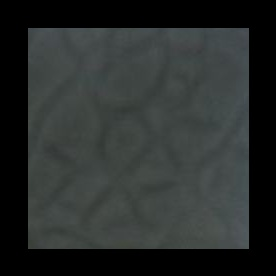
#> input picture runner/scripts/four_test/cropping/crop_001.jpg, 276 x 276 px, given as the content of the folder /home/lsy/gbx_cropping_ws/src/image_tools/raw_images, which was not available
$ python image_cropping_window.py
#> lines starting #> are read from the running program, lines starting #| are printed output that depends on the picture; after the words box and inside, x2 and y2 are one past the last pixel; in counts of white or black regions, pixels touching at a corner belong together
#> in find_square_new, img is the input picture: shape (276, 276, 3); mean B, G, R 44.8, 45.9, 41.9
import cv2
import os
import numpy as np
import shutil

def auto_canny(image, sigma=0.33):
    v = np.median(image)
    lower = int(max(0, (1.0 - sigma) * v))
    upper = int(min(255, (1.0 + sigma) * v))
    return cv2.Canny(image, lower, upper)

def sliding_window_square_search(img, min_size_ratio=0.2, max_size_ratio=0.8, step_ratio=0.1):
    """
    使用滑动窗口搜索正方形区域
    min_size_ratio: 最小窗口尺寸占图片最小边长的比例
    max_size_ratio: 最大窗口尺寸占图片最小边长的比例
    step_ratio: 每次移动的步长占窗口大小的比例
    """
#> called with min_size_ratio = 0.2, max_size_ratio = 0.8, step_ratio = 0.1
    height, width = img.shape[:2]
#> height = 276; width = 276
    min_dim = min(height, width)
#> min_dim = 276

    # 计算最小和最大窗口尺寸
    min_window = int(min_dim * min_size_ratio)
#> min_window = 55
    max_window = int(min_dim * max_size_ratio)
#> max_window = 220

    best_score = -float('inf')
    best_box = None

    # 遍历不同的窗口大小
    for window_size in range(min_window, max_window, int(min_dim * 0.1)):
        step_size = int(window_size * step_ratio)

        # 滑动窗口
        for y in range(0, height - window_size, step_size):
            for x in range(0, width - window_size, step_size):
                # 提取当前窗口
                window = img[y:y + window_size, x:x + window_size]

                # 计算这个窗口的评分
                score = evaluate_square(window)

                if score > best_score:
                    best_score = score
                    best_box = (x, y, window_size, window_size)
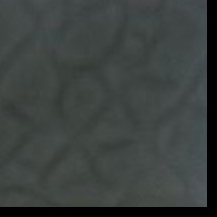
#> window: shape (217, 217, 3); mean B, G, R 63.3, 64.9, 59.4

    return best_box, best_score

def evaluate_square(window):
    """
    评估窗口中可能包含正方形物体的可能性
    """
    try:
        # 转换为灰度图
        gray = cv2.cvtColor(window, cv2.COLOR_BGR2GRAY)

        # 边缘检测
        edges = auto_canny(gray)

        # 查找轮廓
        contours, _ = cv2.findContours(edges, cv2.RETR_EXTERNAL, cv2.CHAIN_APPROX_SIMPLE)

        if not contours:
            return -float('inf')

        # 计算评分标准
        score = 0
        for contour in contours:
            # 计算轮廓面积
            area = cv2.contourArea(contour)
            if area < 100:  # 忽略太小的轮廓
                continue

            # 计算周长
            perimeter = cv2.arcLength(contour, True)

            # 计算形状复杂度
            complexity = perimeter * perimeter / (4 * np.pi * area) if area > 0 else float('inf')

            # 拟合矩形
            rect = cv2.minAreaRect(contour)
            box = cv2.boxPoints(rect)
            box = np.int0(box)
            rect_area = cv2.contourArea(box)

            # 计算矩形度（实际面积与最小外接矩形面积之比）
            rectangularity = area / rect_area if rect_area > 0 else 0

            # 计算宽高比
            w, h = rect[1]
            aspect_ratio = min(w, h) / max(w, h) if max(w, h) > 0 else 0

            # 计算轮廓与图像边界的距离
            x, y, w, h = cv2.boundingRect(contour)
            border_distance = min(x, y, window.shape[1]-x-w, window.shape[0]-y-h)
            border_score = border_distance / min(window.shape[:2])

            # 综合评分
            current_score = (
                    area * 0.3 +  # 面积权重
                    rectangularity * 0.3 +  # 矩形度权重
                    aspect_ratio * 0.2 +  # 宽高比权重
                    (1.0 / complexity) * 0.1 +  # 形状复杂度权重
                    border_score * 0.1  # 边界距离权重
            )

            score = max(score, current_score)

        return score

    except Exception as e:
        print(f"评估过程中出现错误: {str(e)}")
        return -float('inf')

def find_square_new(img_path, debug_folder=None):
    """
    使用新的方法查找并裁剪正方形区域
    """
    img = cv2.imread(img_path)
    if img is None:
        return None, None

    debug_img = img.copy()
    original_img = img.copy()

    # 使用滑动窗口搜索正方形
    best_box, score = sliding_window_square_search(img)

    if best_box is None or score <= 0:
        return None, debug_img

    x, y, w, h = best_box

    # 在调试图像上画出检测到的区域
    cv2.rectangle(debug_img, (x, y), (x + w, y + h), (0, 255, 0), 2)

    # 添加边距进行裁剪
    margin = int(min(w, h) * 0.05)  # 边距为边长的5%
    x = max(0, x - margin)
    y = max(0, y - margin)
    w = min(img.shape[1] - x, w + 2*margin)
    h = min(img.shape[0] - y, h + 2*margin)

    cropped = original_img[y:y+h, x:x+w]

    # 保存调试图像
    if debug_folder:
        base_name = os.path.splitext(os.path.basename(img_path))[0]
        debug_path = os.path.join(debug_folder, f"{base_name}_detected.jpg")
        cv2.imwrite(debug_path, debug_img)

    return cropped, debug_img

def process_folder(input_folder, output_folder, debug_folder, undetected_folder):
    """
    处理整个文件夹中的图片
    """
    os.makedirs(output_folder, exist_ok=True)
    os.makedirs(debug_folder, exist_ok=True)
    os.makedirs(undetected_folder, exist_ok=True)

    total_images = 0
    detected_images = 0

    for filename in os.listdir(input_folder):
        if filename.lower().endswith(('.png', '.jpg', '.jpeg')):
            total_images += 1
            img_path = os.path.join(input_folder, filename)

            print(f"处理图片: {filename}")
            cropped, debug_img = find_square_new(img_path, debug_folder)

            if cropped is not None:
                detected_images += 1
                output_path = os.path.join(output_folder, f"cropped_{filename}")
                cv2.imwrite(output_path, cropped)
                print(f"成功保存裁剪图片: {output_path}")
            else:
                print(f"未检测到正方形框: {filename}")
                undetected_path = os.path.join(undetected_folder, filename)
                shutil.copy2(img_path, undetected_path)
                print(f"已将未检测图片复制到: {undetected_path}")

    detection_rate = (detected_images / total_images) * 100 if total_images > 0 else 0
    print(f"\n检测总结:")
    print(f"总图片数: {total_images}")
    print(f"成功检测数: {detected_images}")
    print(f"检测率: {detection_rate:.2f}%")

def main():
    input_folder = "/home/lsy/gbx_cropping_ws/src/image_tools/raw_images"
    output_folder = "/home/lsy/gbx_cropping_ws/src/image_tools/cropping"
    debug_folder = "/home/lsy/gbx_cropping_ws/src/image_tools/debug"
    undetected_folder = "/home/lsy/gbx_cropping_ws/src/image_tools/undetected"

    process_folder(input_folder, output_folder, debug_folder, undetected_folder)

if __name__ == "__main__":
    main()

$ run again, on runner/scripts/four_test/cropping/reassembled_image.jpg
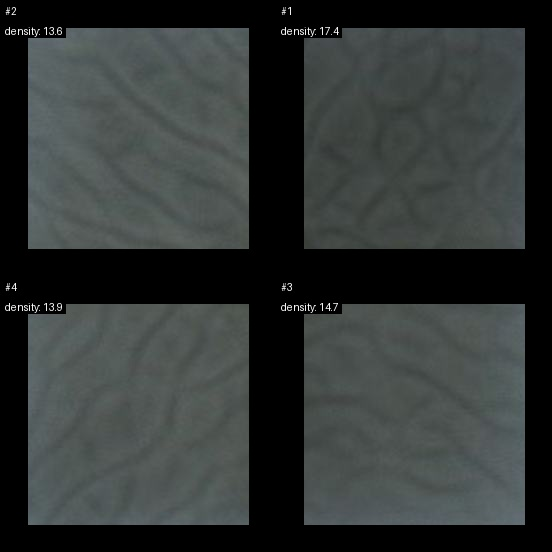
#> input picture runner/scripts/four_test/cropping/reassembled_image.jpg, 552 x 552 px, given as the content of the folder /home/lsy/gbx_cropping_ws/src/image_tools/raw_images, which was not available
#> in find_square_new, img is the input picture: shape (552, 552, 3); mean B, G, R 53.3, 54.2, 49.7
#> after the loop in sliding_window_square_search, `for window_size in range(min_window, max_window, int(min_dim * 0.1)):`:
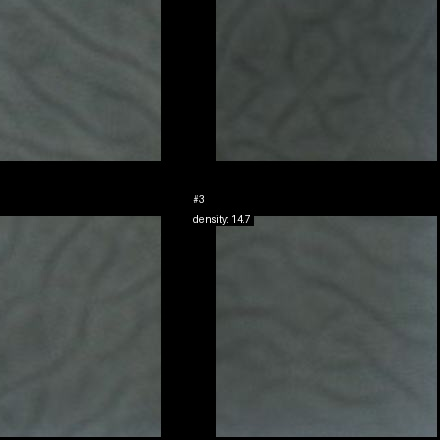
#> window: shape (440, 440, 3); mean B, G, R 61.4, 62.8, 57.7
#> debug_img: shape (552, 552, 3); 1.08% of pixels changed, all inside (x1, y1, x2, y2) = (269, 26, 547, 304)
#> in find_square_new, `cropped = original_img[y:y+h, x:x+w]`:
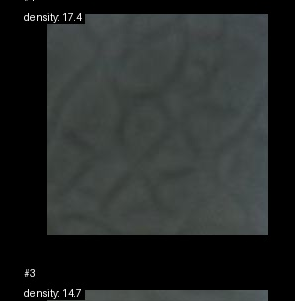
#> cropped: shape (301, 295, 3); mean B, G, R 40.7, 41.7, 38.2
